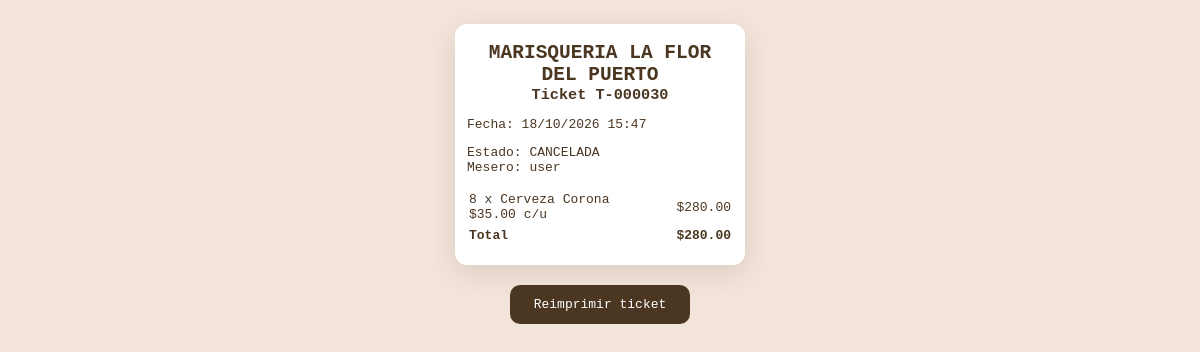
Screenshot of /auditoria/ticket/30 (signed in) with the database file from the repository.
### models.py (models this page shows)
class Pedidos(db.Model):
    id = db.Column(db.Integer, primary_key=True)
    folio = db.Column(db.String(20), unique=True, nullable=True)
    estado = db.Column(db.String(20), default='ABIERTA')  # ABIERTA, ENVIADA_A_CAJA, COBRADA, CANCELADA
    state = db.Column(db.String(20), default='pendiente')  # Mantener por compatibilidad
    fecha = db.Column(db.DateTime, default=datetime.now)
    fecha_cobro = db.Column(db.DateTime, nullable=True)
    products = db.Column(db.JSON)
    total = db.Column(db.Float)
    usuario_id = db.Column(db.String(80), db.ForeignKey('users.username'), nullable=False)
    cajero_id = db.Column(db.String(80), db.ForeignKey('users.username'), nullable=True)

### app.py (the view)
        def wrapped(*args, **kwargs):
            if 'username' not in session:
                return redirect(url_for('login'))
            if session.get('tipo_usuario') not in allowed_roles:
                flash('No tienes permiso para acceder a esta página', 'error')
                return redirect(url_for('index'))
            return f(*args, **kwargs)

### app.py (called while the page is built)
def usuario_actual():
    usuario = Users.query.filter_by(username=session.get('username'), activo=True).first()
    if not usuario or session.get('version_sesion', 0) != usuario.version_sesion:
        return None
    return usuario

@app.before_request
def validar_sesion_actual():
    if 'username' in session:
        usuario = usuario_actual()
        if not usuario:
            session.clear()
        else:
            session['tipo_usuario'] = usuario.rol

def role_required(*allowed_roles):
    def decorator(f):
        def wrapped(*args, **kwargs):
            if 'username' not in session:
                return redirect(url_for('login'))
            if session.get('tipo_usuario') not in allowed_roles:
                flash('No tienes permiso para acceder a esta página', 'error')
                return redirect(url_for('index'))
            return f(*args, **kwargs)
        wrapped.__name__ = f.__name__
        return wrapped
    return decorator

@app.route('/auditoria/ticket/<int:pedido_id>')
@role_required('admin')
def ticket_auditoria(pedido_id):
    pedido = Pedidos.query.get_or_404(pedido_id)
    return render_template('ticket.html', pedido=pedido, vista_auditoria=True)

### templates/ticket.html (shortened to what this page needs)
<!DOCTYPE html>
<html>
<head>
</head>
<body>
    <div class="ticket-contenido">
    <h2>MARISQUERIA LA FLOR DEL PUERTO</h2>
    <h3>Ticket {{ pedido.folio or pedido.id }}</h3>
    <p>Fecha: {{ pedido.fecha.strftime('%d/%m/%Y %H:%M') }}</p>
    {% if vista_auditoria %}
    <p>Estado: {{ pedido.estado }}<br>Mesero: {{ pedido.usuario_id }}</p>
    {% endif %}
    <table>
        {% for producto in pedido.products or [] %}
        <tr>
            <td>{{ producto.cantidad }} x {{ producto.nombre }}<br>${{ '%.2f'|format(producto.precio) }} c/u</td>
            <td style="text-align:right;">${{ '%.2f'|format(producto.precio * producto.cantidad) }}</td>
        </tr>
        {% endfor %}
        <tr class="total">
            <td>Total</td>
            <td style="text-align:right;">${{ '%.2f'|format(pedido.total) }}</td>
        </tr>
    </table>
    </div>
    {% if vista_auditoria %}
    <div class="ticket-acciones">
        <button type="button" onclick="window.print()">Reimprimir ticket</button>
    </div>
    {% else %}
    <script>
        window.print(); // Imprime automáticamente al abrir
    </script>
    {% endif %}
</body>
</html>

### rows the page displays
Pedidos: folio "T-000030", fecha "18/10/2026 15:47", estado "CANCELADA", usuario_id "user", total "280.00"

### other values shown
{{ producto.cantidad }} "8"
{{ producto.nombre }} "Cerveza Corona"
{{ '%.2f'|format(producto.precio) }} "35.00"
{{ '%.2f'|format(producto.precio * producto.cantidad) }} "280.00"
